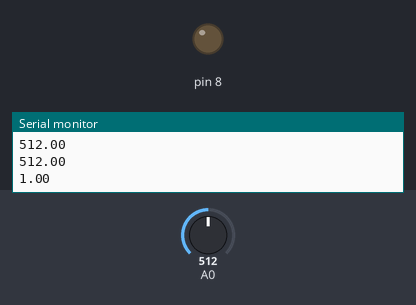
Bench run of a sketch on a simulated Arduino Uno, built with avr-gcc and run on an emulated ATmega328P. On the bench: output pins drawn as LEDs (lit = HIGH), the last lines printed to the serial monitor. The inputs (shaded band) are chosen by the test bench; at power-on: A0 = 512. The modem accepts every AT command (registered, SIM ready, sends succeed) and sends nothing else.

Above: at 5.2 s.
5.3 s: A0 set to 760
6.8 s: A0 set to 785
At 7.9 s:
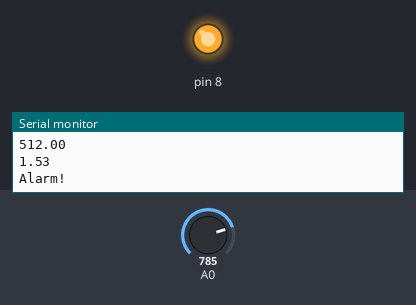
Timing chart, 0 to 9.8 s (numbered marks = the images above; inputs shaded):
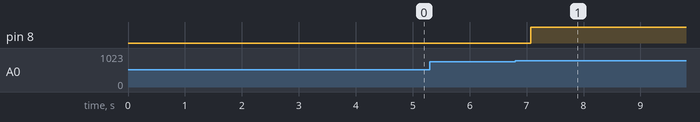

Measured:
- the behaviour switches between 768 and 769 on A0 (found by bisection; images 0 and 1)
- after the input at 6.8 s, pin 8: LOW → HIGH after 0.28 s

The sketch:

Alarm.ino
```cpp
#include<SoftwareSerial.h>
SoftwareSerial softSerial(10,11);//用10/11口做软串口，接SIM900
double i0;
bool tp=false;
void sendMsg()
  {
  softSerial.listen();
  softSerial.println("AT+CMGF=1");//短信模式设为1方便发送编码
  delay(1000);
  softSerial.println("AT+CSCS=\"UCS2\"");//设置编码为Unicode(USC2)
  delay(1000);
  softSerial.println("AT+CSMP=17,167,2,25");//发信息设置(忘了这几个数字干啥的了QAQ)
  delay(1000);
  softSerial.println("AT+CMGS=\"*\"");//把*换成电话号码
  delay(1000);
  softSerial.print("#");//把#换成要发送的消息，用USC2编码
  softSerial.write(0x1A);//通信终止(EOF)
  Serial.println("Successful!");
  }

void setup() {
 Serial.begin(9600);
 softSerial.begin(9600);
 sendMsg();
 pinMode(8,OUTPUT);//8口接蜂鸣器
 i0=analogRead(A0);//模拟口A0读初始距离，这里接的是红外线测距模块
}

void loop() {
  double i;
  i=analogRead(A0);//读取后来的距离
  Serial.println(i);
  Serial.println(i0);
  Serial.println(i/i0);
  digitalWrite(8,LOW);
  if(i>1.5*i0)//后来的距离超过原距离1.5倍可以判定门开了，报警(其实这个看你把报警器装在哪里了，自己调一下也可)
    {
    Serial.println("Alarm!");//这里触发警报，通过距离。
    digitalWrite(8,HIGH);
    if(tp==false)
    {
      sendMsg();//设个tp保证只发一次短信，不然每隔500ms就会发一次(太费钱啦QAQ)
      tp=true;
    }
    }
  delay(500);
  }
```
